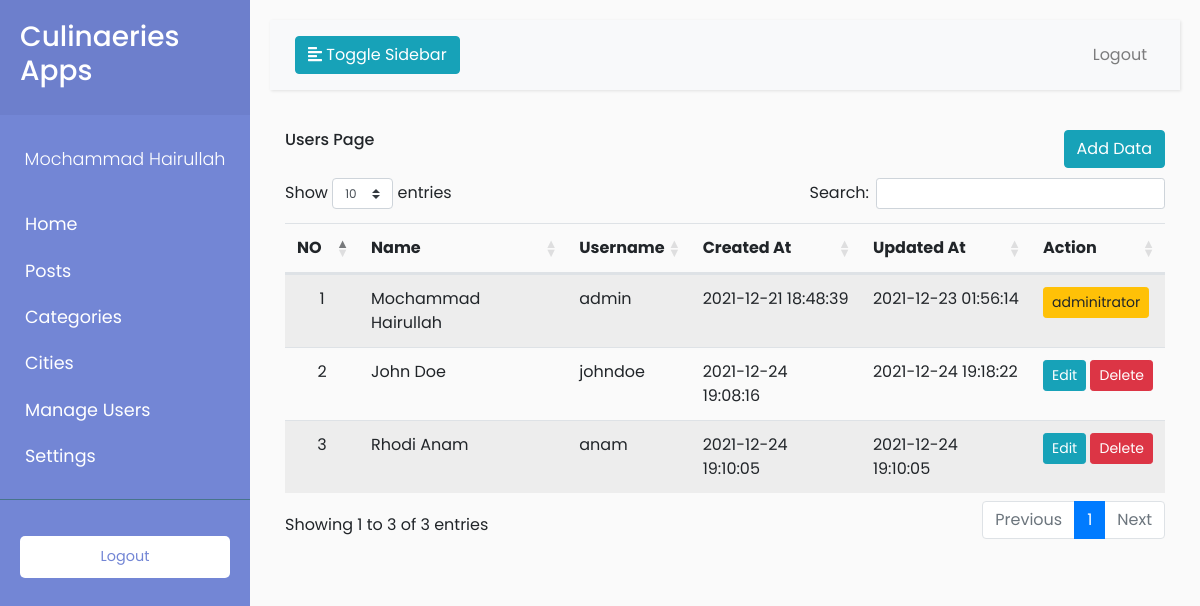
Screenshot of /culinaries/admin/users/index.php (signed in) with the database file from the repository.
### tables this page shows
CREATE TABLE `users` (
  `uid` int(11) NOT NULL,
  `name` varchar(50) NOT NULL,
  `username` varchar(50) NOT NULL,
  `password` varchar(255) NOT NULL,
  `token` varchar(100) NOT NULL,
  `created_at` datetime NOT NULL,
  `updated_at` datetime NOT NULL
);

### culinaries/admin/users/index.php (the view, shortened to what this page needs)
<?php include './../layouts/header.php'; ?>
  <div class="container">
    <h6 class="float-left">Users Page</h6>
    <a href="./insert.php" class="btn btn-md btn-info float-right">Add Data</a>
    <br><br>
    <table id="example" class="table table-striped">
      <thead>
        <tr>
          <th>NO</th>
          <th>Name</th>
          <th>Username</th>
          <th>Created At</th>
          <th>Updated At</th>
          <th>Action</th>
        </tr>
      </thead>
      <tbody>
        <?php $no = 1; ?>
        <?php $query = "select * from users"; ?>
        <?php $sql = mysqli_query($conn, $query); ?>
        <?php foreach($sql as $row): ?>
          <tr>
            <td width="50" class="text-center"><?= $no++ ?></td>
            <td><?= $row['name'] ?></td>
            <td><?= $row['username'] ?></td>
            <td><?= $row['created_at'] ?></td>
            <td><?= $row['updated_at'] ?></td>
            <td>
              <?php if($row['uid'] == 1): ?>
                <button class="btn btn-warning btn-sm">adminitrator</button>
              <?php else: ?>
                <a href="./edit.php?id=<?= $row['uid'] ?>" onclick="return confirm('Are your sure?')" class="btn btn-sm btn-info">Edit</a>
                <a href="./../../app/users/delete.php?id=<?= $row['uid'] ?>" onclick="return confirm('Are your sure?')" class="btn btn-sm btn-danger">Delete</a>
              <?php endif ?>
            </td>
          </tr>
        <?php endforeach ?>
      </tbody>
    </table>
  </div>
<?php include './../layouts/footer.php'; ?>

### culinaries/admin/assets/css/style.css (style rules this page uses)
body { font-family: 'Poppins', sans-serif; background: #fafafa; }
a, a:hover, a:focus { color: inherit; text-decoration: none; transition: all 0.3s; }

### rows the page displays
users: name "Mochammad Hairullah", username "admin", created_at "2021-12-21 18:48:39", updated_at "2021-12-23 01:56:14", shows "adminitrator"
users: name "John Doe", username "johndoe", created_at "2021-12-24 19:08:16", updated_at "2021-12-24 19:18:22"
users: name "Rhodi Anam", username "anam", created_at "2021-12-24 19:10:05", updated_at "2021-12-24 19:10:05"

### other values shown
$_SESSION['sess_name'] "Mochammad Hairullah"
